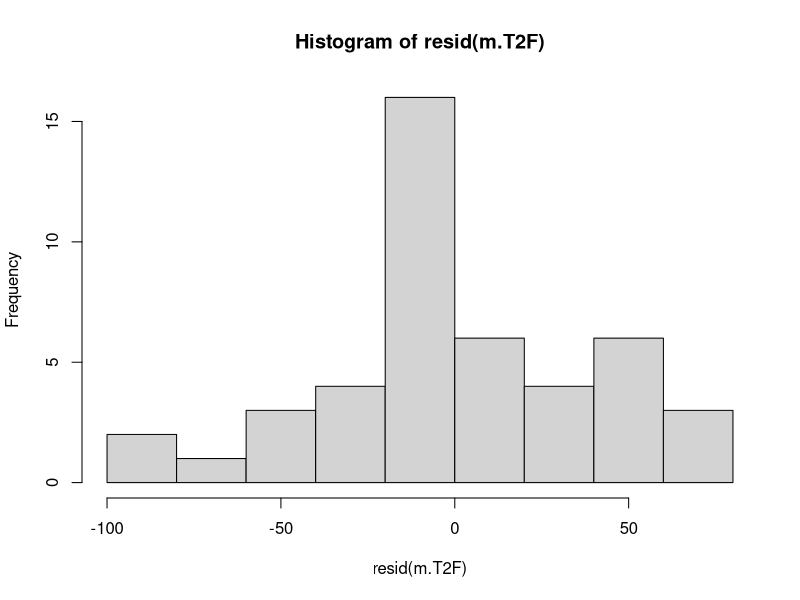
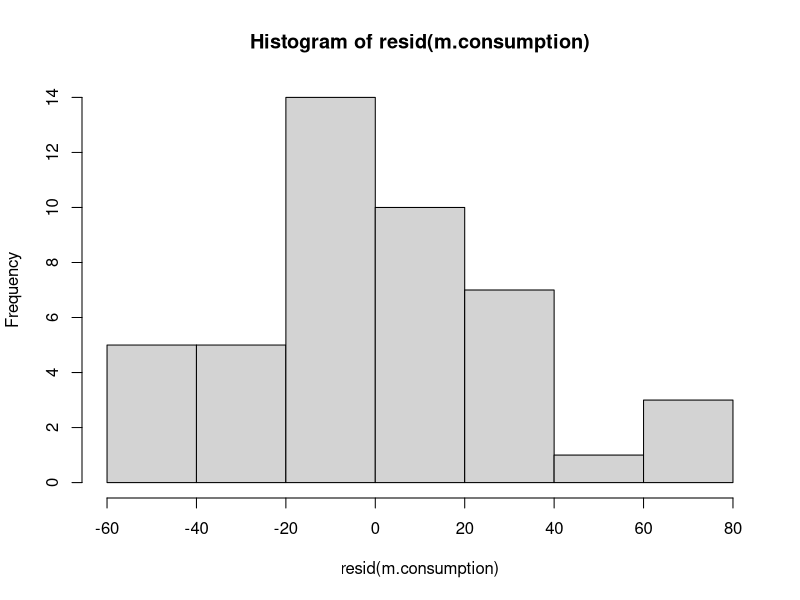

Source code (R) for these figures, in order:
##Scavenging Efficiency Models
#Updated 23 March 2023

#Script for the level one analysis (Scav efficiency) between areas with/without meso mammals detected. Specifically, it is lmms for latency to first scavenging event and time to complete consumption of carcass. 

# #clear environment
remove(list=ls())

# load packages
library(tidyverse)
library(lme4)
library(car)
library(ggplot2)
library(dplyr)


##Read in scav data with times to arrival and time to complete consumption
scav.data<-read.csv("scav.eff.csv")%>%
  mutate(Site=as.factor(Site))
#Values are capped at the end of the experiment 
#mesoPres column indicates whether >=1 mesomammal (possum, raccoon, skunks, rabbits, foxes,etc ) were detected  either in scat/camera surveys of site conducted in early 2019

table(scav.data$mesoPres)
#9 sites, 3 stations per site (27)
#6 sites, 3 stations per site (18)

######
#Time to first arrival 
######

#Linerar mixed model with the time to first arrival (capped at end of 7 day experiment as response variable)
m.T2F<-lme4::lmer(scav.data, formula=(T2F.capped)~1+mesoPres+(1|Site), REML=T)
summary(m.T2F)
car::Anova(m.T2F)

#Checking residuals 
hist(resid(m.T2F))
shapiro.test(resid(m.T2F)) 

sum_mod<-summary(m.T2F)
sum_mod$coefficients

#Time to first scavenging event summaries
sum_T2F<-scav.data%>%
  group_by(mesoPres)%>%
  summarize(mean=mean(T2F.capped), sd=sd(T2F.capped))%>%mutate(lower=(mean-sd), upper=(mean+sd))


######
#Time to total consumption 
######
sum_removal<-scav.data%>%
  group_by(mesoPres)%>%
  summarize(mean=mean(elapsed.capped), sd=sd(elapsed.capped))%>%mutate(lower=(mean-sd), upper=(mean+sd))


##Model for consumption time 
m.consumption<-lme4::lmer(scav.data, formula=(elapsed.capped)~1+mesoPres+(1|Site), REML=T)
summary(m.consumption)
car::Anova(m.consumption)

#Checking residuals 
hist(resid(m.consumption))
shapiro.test(resid(m.consumption))
